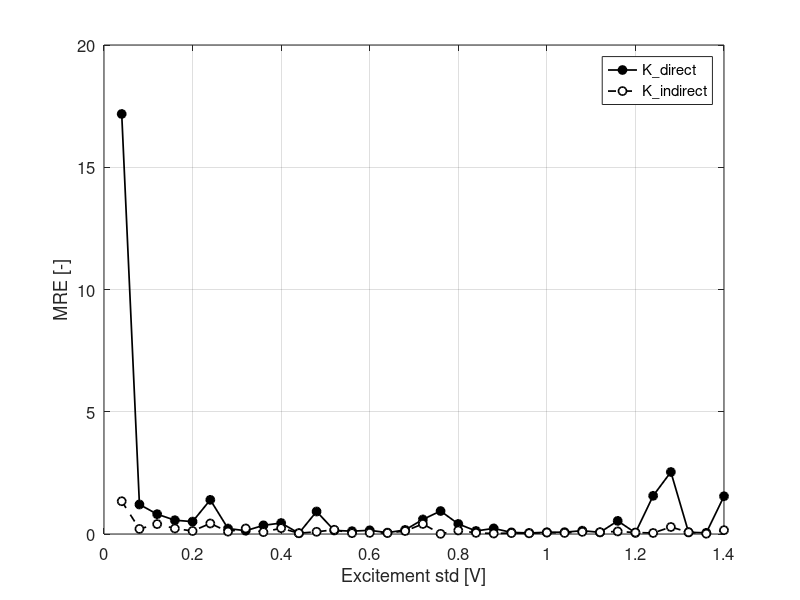

Reproduce this figure in MATLAB.
clear; close all; clc;
%% 1/ Consider the following linear model describing a chemical reactor and obtained with unitary sample time.
% Dimension of A : n x n
A_c = [0 0 1 0; 
       0 0 0 1; 
       0 -69.4 0 0; 
       0  150 0 0];

% Dimension of B : n x m
B_c = [0; 0; 273; -130];

% Parameters
n = size(A_c,2);          
m = size(B_c,2);

Ts = 0.01; % Example: 10ms sampling time -> 100H
% Discretize the system
sys_c = ss(A_c,B_c,[1 0 0 0],0);
sys_d = c2d(sys_c, Ts);
A = sys_d.A;
B = sys_d.B;

% Assigment of the set 
% Define the settling time (in seconds)
t_s = 1;
itae_4var = (1 / t_s) * [-4.236 + 12.617i, -4.236 - 12.617i, -6.254 + 4.139i, -6.254 - 4.139i];
bessel_4var = (1 / t_s) * [-4.016 + 5.072i, -4.016 - 5.072i, -5.528 + 1.655i, -5.528 - 1.655i];
p_4var_itae = exp(itae_4var * Ts);
p_4var_bessel = exp(bessel_4var * Ts);

% Model-Based Pole-placement methods
% The place.m function requires the Control System Toolbox.
K_itae_theory = place(A, B, p_4var_itae);
K_bessel_theory = place(A, B, p_4var_bessel);

% Arrays to store eigenvalue differences
eig_diff1_values = [];
eig_diff2_values = [];
min_eig_diff1 = inf;
min_eig_diff2 = inf;
best_K_directDD = [];
best_K_indirectDD = [];

rng(50);
T = 100;
% Historical data (u,x) is generated by simulating the open loop system
x = zeros(n, T); % Dimension of x : n x T
u = zeros(m, T); % Gaussian noise and Dimension of u : m x T

rdmGains = (1:35)*0.04;
% Loop over rdmGains values
BestRdm = 0;
for rdmGain = rdmGains
    % Simulate the system for T time steps
    for t = 1:T-1
        u(:,t) = - K_itae_theory * x(:,t) + randn(m,1)*rdmGain;
        rdm_state_measurement = [randn(m,1)/1000; randn(m,1)/1000; randn(m,1)/1000; randn(m,1)/1000];
        x(:,t+1) = A * x(:,t) + B * u(:,t) + rdm_state_measurement; % Give same gain with Bessel or ITAE
    end
    u = min(u, 6);
    % Feedback gain after perturbation
    U_0 = u(:,1:T-1); % Dimension of U_0 : m x T-1
    X_0 = x(:,1:T-1); % Dimension of X_0 : n x T-1
    X_1 = x(:,2:T); % Dimension of X_1 : n x T-1

    X_0(1,:) = min(max(X_0(1,:), -pi/2), pi/2);
    X_1(1,:) = min(max(X_1(1,:), -pi/2), pi/2);

    M_rdm = ones(T-1,n);

    rdmPoles = p_4var_bessel;

    for i = 1:n
        M_rdm(:,i) = fsolve(@(m_i) (X_1 - rdmPoles(i)*X_0)*m_i, M_rdm(:,i));
    end

    K_directDD = - U_0 * M_rdm * pinv(X_0 * M_rdm);
    eig1 = eig(A - B * K_directDD);
    eig_diff1 = norm(eig1 - p_4var_bessel);
    eig_diff1 = mean(abs(abs(K_directDD - K_bessel_theory)./abs(K_bessel_theory)));
    eig_diff1_values = [eig_diff1_values, eig_diff1];
    if eig_diff1 < min_eig_diff1
        min_eig_diff1 = eig_diff1;
        best_K_directDD = K_directDD;
        BestRdm = rdmGain;
    end

    % Linear Regression for A and B
    BA = X_1 * pinv([X_0; U_0]);
    A_OL = BA(:, 1:4); % This assumes A is in the second column of the combined matrix
    B_OL = BA(:, 5); % This assumes B is in the first column of the combined matrix
    
    K_indirectDD = place(A_OL, B_OL, rdmPoles);
    eig2 = eig(A - B * K_indirectDD);
    eig_diff2 = norm(eig2 - p_4var_bessel);
    eig_diff2 = mean(abs(abs(K_indirectDD - K_bessel_theory)./-K_bessel_theory));
    eig_diff2_values = [eig_diff2_values, eig_diff2];
    if eig_diff2 < min_eig_diff2
        min_eig_diff2 = eig_diff2;
        best_K_indirectDD = K_indirectDD;
    end
end
disp(BestRdm);

disp(real(K_bessel_theory));
% Display the values of K_directDD and K_indirectDD for the lowest eigenvalue differences
disp('K_directDD with lowest eig_diff1:');
disp(real(best_K_directDD));
disp(min_eig_diff1);
disp('K_indirectDD with lowest eig_diff2:');
disp(best_K_indirectDD);
disp( min_eig_diff2);

% Plot the eigenvalue differences
figure;

x0=200;
y0=200;
width=500;
height=400;
set(gcf,'position',[x0,y0,width,height])

% Plotting the eigenvalue differences
plot(rdmGains, eig_diff1_values, 'k-o', 'LineWidth', 1.25, 'MarkerFaceColor', 'k');
hold on;
plot(rdmGains, eig_diff2_values, 'k--o', 'LineWidth', 1.25, 'MarkerFaceColor', 'w');

% Adding labels
xlabel('Excitement std [V]');
ylabel('MRE [-]');

% Adding title and grid
%title('Eigenvalue Differences vs T');
grid on;

% Adding legend
legend('K\_direct', 'K\_indirect', 'Location', 'northeast');

% Setting the axis limits if needed
%xlim([1 256]);
%ylim([0, max([eig_diff1_values, eig_diff2_values])]);

% Add additional plot customizations as needed to match the uploaded image
set(gca, 'FontSize', 12); % Adjust font size as per the image

hold off; % Release the plot hold

% Check if the folder 'plot' exists, if not, create it
folderName = 'plot';
if ~exist(folderName, 'dir')
    mkdir(folderName);
end

% Save the figure
saveas(gcf, fullfile(folderName, 'ExcitementAnalysis.png'));
